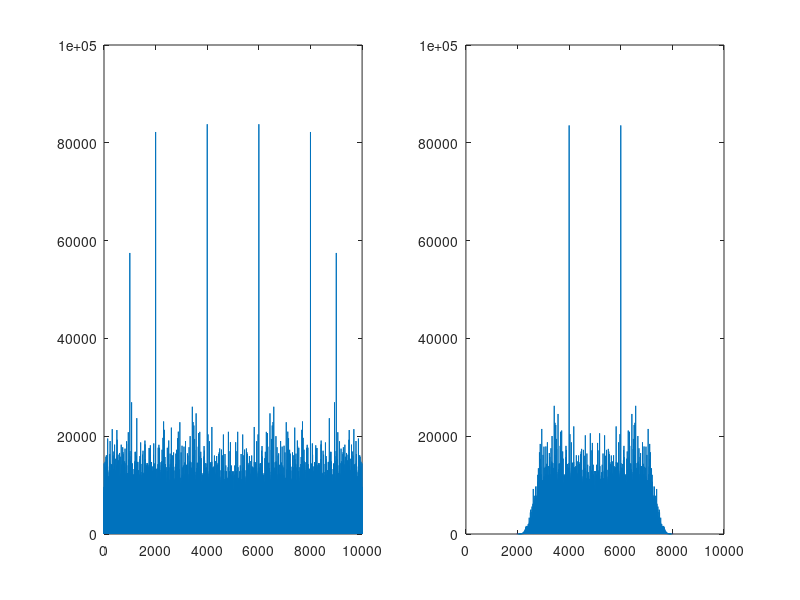

This figure's MATLAB source:
load("coefficient.mat");
filenamex = 'x.csv';
filenamey = 'y.csv';
fs=10000;
t = 0 : 1/fs : 10-1/fs;
d_in = (1.7)*sin(2*pi*1000*t) ...
  + (1.5)*sin(2*pi*3000*t) ...
  + (1.3)*sin(2*pi*4000*t) + 50*randn(size(t));
csvwrite(filenamex, [t', d_in']);
f_d_in = fft(d_in);
f_d_in = fftshift(f_d_in);
n = length(d_in);
f = (0 : n-1) * (fs/n);
subplot(1,2,1);
power = abs(f_d_in).^2/n;
plot(f, power);
subplot(1,2,2);
result = filter(b, 1, d_in);
csvwrite(filenamex, [t', result']);
f_result = fft(result);
f_result = fftshift(f_result);
result_pow = abs(f_result).^2/n;
plot(f, result_pow);
